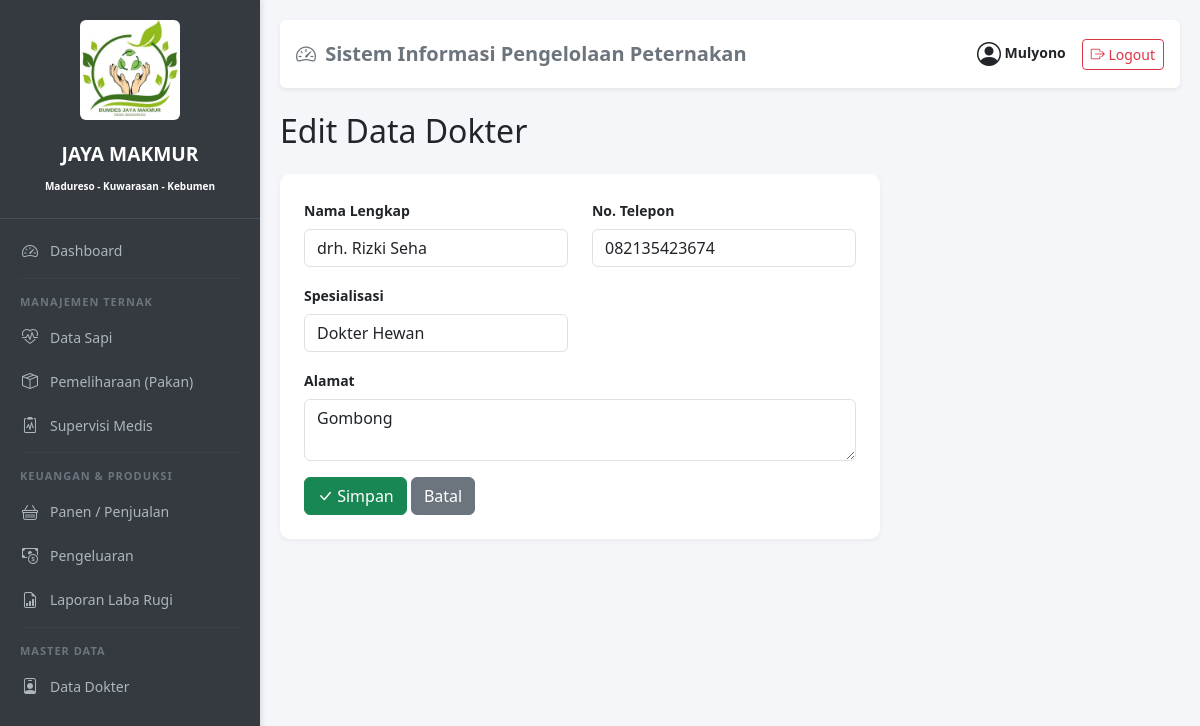
The app's page /dokter/1/edit/ (signed in) with its own data.
### peternakan/models.py (models this page shows, shortened)
class Dokter(models.Model):
    nama = models.CharField(max_length=100, verbose_name="Nama Dokter Hewan")
    no_telepon = models.CharField(max_length=15)
    alamat = models.TextField(blank=True, null=True)
    spesialisasi = models.CharField(max_length=100, blank=True, null=True)

### peternakan/views.py (the view)
# urls.py: path('dokter/<int:pk>/edit/', views.DokterUpdateView.as_view(), name='dokter_edit'),
class DokterUpdateView(LoginRequiredMixin, UpdateView):
    model = Dokter
    form_class = DokterForm
    template_name = 'peternakan/dokter/form.html'
    success_url = reverse_lazy('peternakan:dokter_list')
    login_url = '/login/'

### peternakan/forms.py
class DokterForm(BootstrapMixin, forms.ModelForm):
    class Meta:
        model = Dokter
        fields = '__all__'
        widgets = {'alamat': forms.Textarea(attrs={'rows': 2})}

### peternakan/templates/peternakan/dokter/form.html (shortened to what this page needs)
{% extends 'base.html' %}
{% block content %}
<h2 class="mb-4">{% if form.instance.pk %}Edit Data Dokter{% else %}Tambah Dokter Baru{% endif %}</h2>
<div class="card p-4 col-md-8">
    <form method="post">
        <div class="row">
            <div class="col-md-6 mb-3">
                <label class="form-label fw-bold small">Nama Lengkap</label>
                {{ form.nama }}
            </div>
            <div class="col-md-6 mb-3">
                <label class="form-label fw-bold small">No. Telepon</label>
                {{ form.no_telepon }}
            </div>
            <div class="col-md-6 mb-3">
                <label class="form-label fw-bold small">Spesialisasi</label>
                {{ form.spesialisasi }}
            </div>
            <div class="col-md-12 mb-3">
                <label class="form-label fw-bold small">Alamat</label>
                {{ form.alamat }}
            </div>
        </div>
        <button type="submit" class="btn btn-success"><i class="bi bi-check-lg"></i> Simpan</button>
        <a href="{% url 'peternakan:dokter_list' %}" class="btn btn-secondary">Batal</a>
    </form>
</div>
{% endblock %}

### peternakan/templates/base.html (shortened to what this page needs)
<!DOCTYPE html>
<html lang="id">
<head>
    <link href="https://cdn.jsdelivr.net/npm/bootstrap@5.3.0/dist/css/bootstrap.min.css" rel="stylesheet">
    <link rel="stylesheet" href="https://cdn.jsdelivr.net/npm/bootstrap-icons@1.10.0/font/bootstrap-icons.css">
</head>
<body>
    <div class="sidebar">
        <div class="brand text-center">
            <img src="/media/images/logo.jpeg" class="img-fluid rounded mb-3" style="max-height: 100px; object-fit:cover;">
            <div class="fw-bold mt-1" >JAYA MAKMUR</div>
            <small class="fw-bold mt-4" style="font-size: 10px;">Madureso - Kuwarasan - Kebumen</small>
        </div>
        <a href="{% url 'peternakan:dashboard' %}">
            <i class="bi bi-speedometer2"></i> Dashboard
        </a>
        <hr>
        <div class="menu-title">Manajemen Ternak</div>
        <a href="{% url 'peternakan:sapi_list' %}">
            <i class="bi bi-heart-pulse"></i> Data Sapi
        </a>
        <a href="{% url 'peternakan:pemeliharaan_list' %}">
            <i class="bi bi-box-seam"></i> Pemeliharaan (Pakan)
        </a>
        <a href="{% url 'peternakan:supervisi_list' %}">
            <i class="bi bi-clipboard2-pulse"></i> Supervisi Medis
        </a>
        <hr>
        <div class="menu-title">Keuangan & Produksi</div>
        <a href="{% url 'peternakan:panen_list' %}">
            <i class="bi bi-basket"></i> Panen / Penjualan
        </a>
        <a href="{% url 'peternakan:pengeluaran_list' %}">
            <i class="bi bi-cash-coin"></i> Pengeluaran
        </a>
        <a href="{% url 'peternakan:laporan' %}">
            <i class="bi bi-file-earmark-bar-graph"></i> Laporan Laba Rugi
        </a>
        <hr>
        <div class="menu-title">Master Data</div>
        <a href="{% url 'peternakan:dokter_list' %}">
            <i class="bi bi-person-badge"></i> Data Dokter
        </a>
    </div>
    <div class="content">
        <div class="d-flex justify-content-between align-items-center mb-4 p-3 bg-white rounded shadow-sm">
            <h5 class="mb-0 text-secondary fw-bold">
                <i class="bi bi-speedometer2 me-1"></i> Sistem Informasi Pengelolaan Peternakan
            </h5>
            <div class="d-flex align-items-center gap-3">
                <span class="text-dark small fw-semibold">
                    <i class="bi bi-person-circle fs-4 align-middle"></i>
                    {{ user.username|title }}
                </span>
                <a href="{% url 'peternakan:logout' %}" class="btn btn-sm btn-outline-danger">
                    <i class="bi bi-box-arrow-right"></i> Logout
                </a>
            </div>
        </div>
        {% block content %}
        {% endblock %}
    </div>
</body>
</html>

### peternakan/templates/base.html (style rules this page uses)
body { display: flex; min-height: 100vh; margin: 0; background-color: #f4f6f9; }
.sidebar { width: 260px; background: #343a40; color: white; padding-top: 20px; flex-shrink: 0; box-shadow: 2px 0 5px rgba(0,0,0,0.1); }
.sidebar .brand { font-size: 1.2rem; padding: 0 20px 20px 20px; border-bottom: 1px solid #495057; margin-bottom: 10px; }
.sidebar a { color: #adb5bd; text-decoration: none; display: flex; align-items: center; padding: 10px 20px; font-size: 14px; transition: 0.3s; }
.sidebar a i { margin-right: 10px; font-size: 16px; width: 20px; text-align: center; }
.sidebar .menu-title { padding: 10px 20px 5px 20px; font-size: 11px; text-transform: uppercase; letter-spacing: 1px; color: #6c757d; font-weight: bold; }
.sidebar hr { border-color: #495057; margin: 5px 20px; }
.content { flex-grow: 1; padding: 20px; overflow-y: auto; width: calc(100% - 260px); }
.card { border: none; border-radius: 10px; box-shadow: 0 2px 5px rgba(0,0,0,0.05); }

### records on screen
Dokter: nama "drh. Rizki Seha", no_telepon "082135423674", spesialisasi "Dokter Hewan", alamat "Gombong"

### other values on screen
{{ user.username|title }} "Mulyono"
